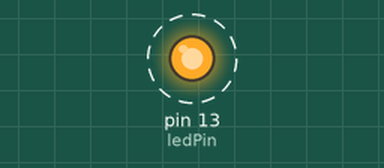
Simulated run of this sketch. Board: Arduino Uno, built with avr-gcc and run on an emulated ATmega328P. On the bench: output pins drawn as LEDs (lit = HIGH). Dashed ring = blinking.

Above: at 0.05 s.
Timing chart, 0 to 3.0 s (numbered marks = the images above):
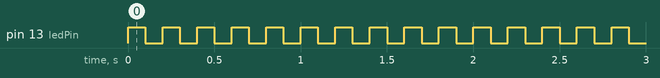

The sketch:

LED_Blink.ino
```cpp
// Pin connected to the LED
const int ledPin = 13;

void setup() {
  // Set the LED pin as an output
  pinMode(ledPin, OUTPUT);
}

void loop() {
  // Turn on the LED
  digitalWrite(ledPin, HIGH);

  // Wait for a short duration
  delay(100);

  // Turn off the LED
  digitalWrite(ledPin, LOW);

  // Wait for a short duration
  delay(100);
}
```

Measured:
- by itself, pin 13 (ledPin): alternates HIGH for 0.10 s and LOW for 0.10 s
